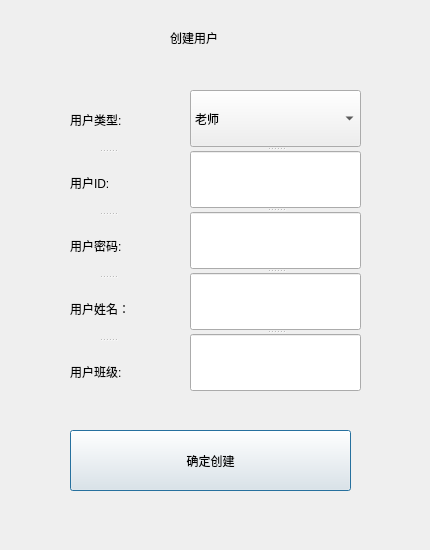
<?xml version="1.0" encoding="UTF-8"?>
<ui version="4.0">
 <class>AddUserDialog</class>
 <widget class="QDialog" name="AddUserDialog">
  <property name="geometry">
   <rect>
    <x>0</x>
    <y>0</y>
    <width>430</width>
    <height>550</height>
   </rect>
  </property>
  <property name="windowTitle">
   <string>Dialog</string>
  </property>
  <widget class="QLabel" name="label_6">
   <property name="geometry">
    <rect>
     <x>170</x>
     <y>30</y>
     <width>72</width>
     <height>15</height>
    </rect>
   </property>
   <property name="text">
    <string>创建用户</string>
   </property>
  </widget>
  <widget class="QPushButton" name="confirmPushButton">
   <property name="geometry">
    <rect>
     <x>70</x>
     <y>430</y>
     <width>281</width>
     <height>61</height>
    </rect>
   </property>
   <property name="text">
    <string>确定创建</string>
   </property>
  </widget>
  <widget class="QSplitter" name="splitter_2">
   <property name="geometry">
    <rect>
     <x>70</x>
     <y>90</y>
     <width>75</width>
     <height>311</height>
    </rect>
   </property>
   <property name="orientation">
    <enum>Qt::Vertical</enum>
   </property>
   <widget class="QLabel" name="label_5">
    <property name="text">
     <string>用户类型:</string>
    </property>
   </widget>
   <widget class="QLabel" name="label">
    <property name="text">
     <string>用户ID:</string>
    </property>
   </widget>
   <widget class="QLabel" name="label_2">
    <property name="text">
     <string>用户密码:</string>
    </property>
   </widget>
   <widget class="QLabel" name="label_3">
    <property name="text">
     <string>用户姓名：</string>
    </property>
   </widget>
   <widget class="QLabel" name="label_4">
    <property name="text">
     <string>用户班级:</string>
    </property>
   </widget>
  </widget>
  <widget class="QSplitter" name="splitter">
   <property name="geometry">
    <rect>
     <x>190</x>
     <y>90</y>
     <width>171</width>
     <height>301</height>
    </rect>
   </property>
   <property name="orientation">
    <enum>Qt::Vertical</enum>
   </property>
   <widget class="QComboBox" name="comboBox">
    <item>
     <property name="text">
      <string>老师</string>
     </property>
    </item>
    <item>
     <property name="text">
      <string>学生</string>
     </property>
    </item>
   </widget>
   <widget class="QLineEdit" name="idLineEdit"/>
   <widget class="QLineEdit" name="passwordLineEdit"/>
   <widget class="QLineEdit" name="nameLineEdit"/>
   <widget class="QLineEdit" name="classNumberLineEdit"/>
  </widget>
 </widget>
 <resources/>
 <connections/>
</ui>
